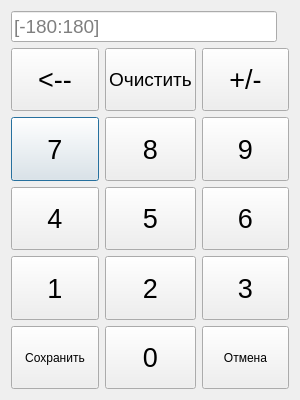
<?xml version="1.0" encoding="UTF-8"?>
<ui version="4.0">
 <class>sklDialog</class>
 <widget class="QDialog" name="sklDialog">
  <property name="geometry">
   <rect>
    <x>0</x>
    <y>0</y>
    <width>300</width>
    <height>400</height>
   </rect>
  </property>
  <property name="sizePolicy">
   <sizepolicy hsizetype="MinimumExpanding" vsizetype="MinimumExpanding">
    <horstretch>0</horstretch>
    <verstretch>0</verstretch>
   </sizepolicy>
  </property>
  <property name="minimumSize">
   <size>
    <width>300</width>
    <height>400</height>
   </size>
  </property>
  <property name="maximumSize">
   <size>
    <width>300</width>
    <height>400</height>
   </size>
  </property>
  <property name="windowTitle">
   <string/>
  </property>
  <layout class="QGridLayout" name="gridLayout_2">
   <item row="0" column="0">
    <widget class="QLineEdit" name="lineEdit">
     <property name="font">
      <font>
       <pointsize>14</pointsize>
      </font>
     </property>
     <property name="placeholderText">
      <string>[-180:180]</string>
     </property>
    </widget>
   </item>
   <item row="1" column="0" colspan="3">
    <layout class="QGridLayout" name="gridLayout">
     <item row="1" column="0">
      <widget class="QPushButton" name="pushButton_7">
       <property name="sizePolicy">
        <sizepolicy hsizetype="Expanding" vsizetype="Expanding">
         <horstretch>0</horstretch>
         <verstretch>0</verstretch>
        </sizepolicy>
       </property>
       <property name="minimumSize">
        <size>
         <width>80</width>
         <height>60</height>
        </size>
       </property>
       <property name="maximumSize">
        <size>
         <width>555</width>
         <height>555</height>
        </size>
       </property>
       <property name="font">
        <font>
         <pointsize>20</pointsize>
        </font>
       </property>
       <property name="text">
        <string>7</string>
       </property>
      </widget>
     </item>
     <item row="3" column="0">
      <widget class="QPushButton" name="pushButton">
       <property name="sizePolicy">
        <sizepolicy hsizetype="Expanding" vsizetype="Expanding">
         <horstretch>0</horstretch>
         <verstretch>0</verstretch>
        </sizepolicy>
       </property>
       <property name="minimumSize">
        <size>
         <width>80</width>
         <height>60</height>
        </size>
       </property>
       <property name="maximumSize">
        <size>
         <width>555</width>
         <height>555</height>
        </size>
       </property>
       <property name="font">
        <font>
         <pointsize>20</pointsize>
        </font>
       </property>
       <property name="text">
        <string>1</string>
       </property>
      </widget>
     </item>
     <item row="2" column="0">
      <widget class="QPushButton" name="pushButton_4">
       <property name="sizePolicy">
        <sizepolicy hsizetype="Expanding" vsizetype="Expanding">
         <horstretch>0</horstretch>
         <verstretch>0</verstretch>
        </sizepolicy>
       </property>
       <property name="minimumSize">
        <size>
         <width>80</width>
         <height>60</height>
        </size>
       </property>
       <property name="maximumSize">
        <size>
         <width>555</width>
         <height>555</height>
        </size>
       </property>
       <property name="font">
        <font>
         <pointsize>20</pointsize>
        </font>
       </property>
       <property name="text">
        <string>4</string>
       </property>
      </widget>
     </item>
     <item row="0" column="2">
      <widget class="QPushButton" name="pushButton_15">
       <property name="sizePolicy">
        <sizepolicy hsizetype="Expanding" vsizetype="Expanding">
         <horstretch>0</horstretch>
         <verstretch>0</verstretch>
        </sizepolicy>
       </property>
       <property name="minimumSize">
        <size>
         <width>80</width>
         <height>60</height>
        </size>
       </property>
       <property name="maximumSize">
        <size>
         <width>555</width>
         <height>555</height>
        </size>
       </property>
       <property name="font">
        <font>
         <pointsize>20</pointsize>
        </font>
       </property>
       <property name="layoutDirection">
        <enum>Qt::LeftToRight</enum>
       </property>
       <property name="text">
        <string>+/-</string>
       </property>
      </widget>
     </item>
     <item row="1" column="2">
      <widget class="QPushButton" name="pushButton_9">
       <property name="sizePolicy">
        <sizepolicy hsizetype="Expanding" vsizetype="Expanding">
         <horstretch>0</horstretch>
         <verstretch>0</verstretch>
        </sizepolicy>
       </property>
       <property name="minimumSize">
        <size>
         <width>80</width>
         <height>60</height>
        </size>
       </property>
       <property name="maximumSize">
        <size>
         <width>555</width>
         <height>555</height>
        </size>
       </property>
       <property name="font">
        <font>
         <pointsize>20</pointsize>
        </font>
       </property>
       <property name="text">
        <string>9</string>
       </property>
      </widget>
     </item>
     <item row="1" column="1">
      <widget class="QPushButton" name="pushButton_8">
       <property name="sizePolicy">
        <sizepolicy hsizetype="Expanding" vsizetype="Expanding">
         <horstretch>0</horstretch>
         <verstretch>0</verstretch>
        </sizepolicy>
       </property>
       <property name="minimumSize">
        <size>
         <width>80</width>
         <height>60</height>
        </size>
       </property>
       <property name="maximumSize">
        <size>
         <width>555</width>
         <height>555</height>
        </size>
       </property>
       <property name="font">
        <font>
         <pointsize>20</pointsize>
        </font>
       </property>
       <property name="text">
        <string>8</string>
       </property>
      </widget>
     </item>
     <item row="3" column="1">
      <widget class="QPushButton" name="pushButton_2">
       <property name="sizePolicy">
        <sizepolicy hsizetype="Expanding" vsizetype="Expanding">
         <horstretch>0</horstretch>
         <verstretch>0</verstretch>
        </sizepolicy>
       </property>
       <property name="minimumSize">
        <size>
         <width>80</width>
         <height>60</height>
        </size>
       </property>
       <property name="maximumSize">
        <size>
         <width>555</width>
         <height>555</height>
        </size>
       </property>
       <property name="font">
        <font>
         <pointsize>20</pointsize>
        </font>
       </property>
       <property name="text">
        <string>2</string>
       </property>
      </widget>
     </item>
     <item row="3" column="2">
      <widget class="QPushButton" name="pushButton_3">
       <property name="sizePolicy">
        <sizepolicy hsizetype="Expanding" vsizetype="Expanding">
         <horstretch>0</horstretch>
         <verstretch>0</verstretch>
        </sizepolicy>
       </property>
       <property name="minimumSize">
        <size>
         <width>80</width>
         <height>60</height>
        </size>
       </property>
       <property name="maximumSize">
        <size>
         <width>555</width>
         <height>555</height>
        </size>
       </property>
       <property name="font">
        <font>
         <pointsize>20</pointsize>
        </font>
       </property>
       <property name="text">
        <string>3</string>
       </property>
      </widget>
     </item>
     <item row="2" column="1">
      <widget class="QPushButton" name="pushButton_5">
       <property name="sizePolicy">
        <sizepolicy hsizetype="Expanding" vsizetype="Expanding">
         <horstretch>0</horstretch>
         <verstretch>0</verstretch>
        </sizepolicy>
       </property>
       <property name="minimumSize">
        <size>
         <width>80</width>
         <height>60</height>
        </size>
       </property>
       <property name="maximumSize">
        <size>
         <width>555</width>
         <height>555</height>
        </size>
       </property>
       <property name="font">
        <font>
         <pointsize>20</pointsize>
        </font>
       </property>
       <property name="text">
        <string>5</string>
       </property>
      </widget>
     </item>
     <item row="2" column="2">
      <widget class="QPushButton" name="pushButton_6">
       <property name="sizePolicy">
        <sizepolicy hsizetype="Expanding" vsizetype="Expanding">
         <horstretch>0</horstretch>
         <verstretch>0</verstretch>
        </sizepolicy>
       </property>
       <property name="minimumSize">
        <size>
         <width>80</width>
         <height>60</height>
        </size>
       </property>
       <property name="maximumSize">
        <size>
         <width>555</width>
         <height>555</height>
        </size>
       </property>
       <property name="font">
        <font>
         <pointsize>20</pointsize>
        </font>
       </property>
       <property name="text">
        <string>6</string>
       </property>
      </widget>
     </item>
     <item row="5" column="1">
      <widget class="QPushButton" name="pushButton_10">
       <property name="sizePolicy">
        <sizepolicy hsizetype="Expanding" vsizetype="Expanding">
         <horstretch>0</horstretch>
         <verstretch>0</verstretch>
        </sizepolicy>
       </property>
       <property name="minimumSize">
        <size>
         <width>80</width>
         <height>60</height>
        </size>
       </property>
       <property name="maximumSize">
        <size>
         <width>555</width>
         <height>555</height>
        </size>
       </property>
       <property name="font">
        <font>
         <pointsize>20</pointsize>
        </font>
       </property>
       <property name="text">
        <string>0</string>
       </property>
      </widget>
     </item>
     <item row="0" column="0">
      <widget class="QPushButton" name="pushButton_14">
       <property name="sizePolicy">
        <sizepolicy hsizetype="Expanding" vsizetype="Expanding">
         <horstretch>0</horstretch>
         <verstretch>0</verstretch>
        </sizepolicy>
       </property>
       <property name="minimumSize">
        <size>
         <width>0</width>
         <height>60</height>
        </size>
       </property>
       <property name="font">
        <font>
         <pointsize>20</pointsize>
        </font>
       </property>
       <property name="text">
        <string>&lt;--</string>
       </property>
      </widget>
     </item>
     <item row="5" column="0">
      <widget class="QPushButton" name="pushButton_11">
       <property name="sizePolicy">
        <sizepolicy hsizetype="Expanding" vsizetype="Expanding">
         <horstretch>0</horstretch>
         <verstretch>0</verstretch>
        </sizepolicy>
       </property>
       <property name="minimumSize">
        <size>
         <width>80</width>
         <height>60</height>
        </size>
       </property>
       <property name="maximumSize">
        <size>
         <width>555</width>
         <height>555</height>
        </size>
       </property>
       <property name="text">
        <string>Сохранить</string>
       </property>
      </widget>
     </item>
     <item row="5" column="2">
      <widget class="QPushButton" name="pushButton_12">
       <property name="sizePolicy">
        <sizepolicy hsizetype="Expanding" vsizetype="Expanding">
         <horstretch>0</horstretch>
         <verstretch>0</verstretch>
        </sizepolicy>
       </property>
       <property name="minimumSize">
        <size>
         <width>0</width>
         <height>60</height>
        </size>
       </property>
       <property name="text">
        <string>Отмена</string>
       </property>
      </widget>
     </item>
     <item row="0" column="1">
      <widget class="QPushButton" name="pushButton_13">
       <property name="sizePolicy">
        <sizepolicy hsizetype="Expanding" vsizetype="Expanding">
         <horstretch>0</horstretch>
         <verstretch>0</verstretch>
        </sizepolicy>
       </property>
       <property name="minimumSize">
        <size>
         <width>0</width>
         <height>60</height>
        </size>
       </property>
       <property name="font">
        <font>
         <pointsize>14</pointsize>
        </font>
       </property>
       <property name="text">
        <string>Очистить</string>
       </property>
      </widget>
     </item>
    </layout>
   </item>
  </layout>
 </widget>
 <resources/>
 <connections/>
</ui>
